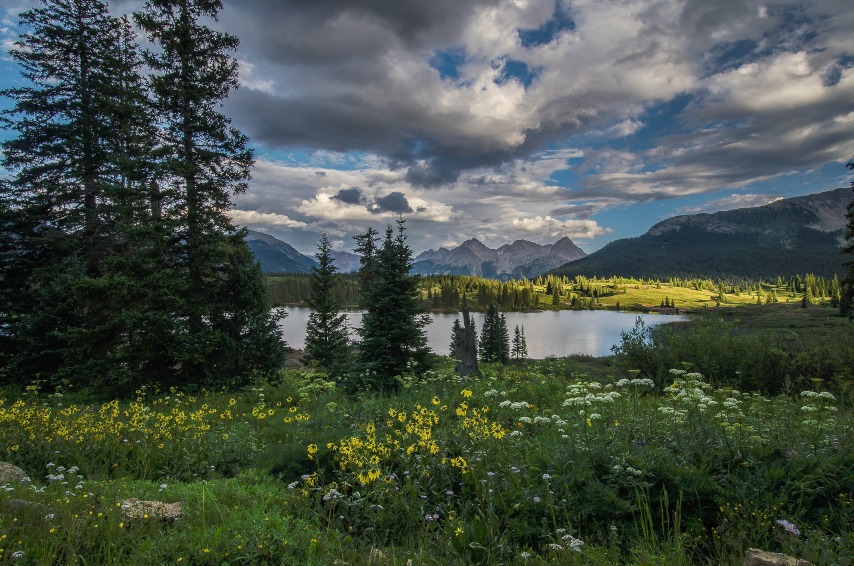
#> input picture Lab2/image.jpg, 2560 x 1696 px (shown at 1/3 size)
$ python geometric_transformations.py
#> lines starting #> are read from the running program, lines starting #| are printed output that depends on the picture
# Считываем изображение
import math

import cv2
import numpy as np


def shift_image(image, x=50, y=100):
    """Сдвигает изображение"""
    # Получаем размеры изображения
    rows, cols = image.shape[0:2]
    # Составляем матрицу
    T = np.float32([
        [1, 0, x],
        [0, 1, y]
    ])
    # Применяем матрицу
    image_shifted = cv2.warpAffine(image, T, (cols, rows))
    return image_shifted


def reflect_image_ox(image):
    """Отражает изображение по оси OX"""
    # Получаем размеры изображения
    rows, cols = image.shape[0:2]
    # Составляем матрицу
    T = np.float32([
        [1, 0, 0],
        [0, -1, rows - 1]
    ])
    # Применяем матрицу
    image_reflected_ox = cv2.warpAffine(image, T, (cols, rows))
    # или image_reflected_ox = cv2.flip(image, 0)
    return image_reflected_ox


def uniform_image_scale(image, scale_x=2, scale_y=2):
    """Масштабирует изображение"""
    # Получаем размеры изображения
    rows, cols = image.shape[0:2]
    # Составляем матрицу
    T = np.float32([
        [scale_x, 0, 0],
        [0, scale_y, 0]
    ])
    # Применяем матрицу
    image_scaled = cv2.warpAffine(image, T, (int(cols * scale_x), int(rows * scale_y)))
    # или image_scaled = cv2.resize(image, None, fx=scale_x, fy=scale_y, interpolation=cv2.INTER_CUBIC)
    return image_scaled


def rotate_image_upper_left_corner(image, angle_degrees=17):
    """Поворачивает изображение относительно верхнего левого угла"""
    # Получаем размеры изображения
    rows, cols = image.shape[0:2]
    phi = angle_degrees * math.pi / 180
    # Составляем матрицу
    T = np.float32([
        [math.cos(phi), -math.sin(phi), 0],
        [math.sin(phi), math.cos(phi), 0]
    ])
    # Применяем матрицу
    image_rotated_upper_left_corner = cv2.warpAffine(image, T, (cols, rows))
    return image_rotated_upper_left_corner


def rotate_image(image, angle_degrees=17, point=None):
    """Поворачивает изображение"""
    # Получаем размеры изображения
    rows, cols = image.shape[0:2]
    if point is None:
        point = ((cols - 1) / 2, (rows - 1) / 2)
    phi = angle_degrees * math.pi / 180
    point_x, point_y = point
    # Составляем матрицу
    T1 = np.float32(
        [[1, 0, -point_x],
         [0, 1, -point_y],
         [0, 0, 1]])
    T2 = np.float32(
        [[math.cos(phi), - math.sin(phi), 0],
         [math.sin(phi), math.cos(phi), 0],
         [0, 0, 1]])
    T3 = np.float32(
        [[1, 0, point_x],
         [0, 1, point_y],
         [0, 0, 1]])
    T = np.matmul(T3, np.matmul(T2, T1))[0:2, :]
    # или T = cv2.getRotationMatrix2D(([point_x, point_y], phi, 1))
    # Применяем матрицу
    image_rotated = cv2.warpAffine(image, T, (cols, rows))
    return image_rotated


def bevel_image(image, s=0.3):
    """Скашивает изображение"""
    # Получаем размеры изображения
    rows, cols = image.shape[0:2]
    # Составляем матрицу
    T = np.float32([
        [1, s, 0],
        [0, 1, 0]
    ])
    # Применяем матрицу
    image_beveled = cv2.warpAffine(image, T, (cols, rows))
    return image_beveled


def piece_wise_linear_stretch(image, stretch=2):
    """Растягивает правую половину изображения по оси OX"""
    # Получаем размеры изображения
    rows, cols = image.shape[0:2]
    # Составляем матрицу
    T = np.float32([[stretch, 0, 0], [0, 1, 0]])
    image_stretched_piece_wise = image.copy()
    # Применяем матрицу
    image_stretched_piece_wise[:, int(cols / 2):, :] = cv2.warpAffine(
        image_stretched_piece_wise[:, int(cols / 2):, :], T, (cols - int(cols / 2), rows)
    )
    return image_stretched_piece_wise


def projective_transform_image(image, a=1.1, b=0.35, c=0, d=0.2, e=1.1, f=0, g=0.00075, h=0.0005, i=1):
    """Проекционное преобразование"""
    # Получаем размеры изображения
    rows, cols = image.shape[0:2]
    # Составляем матрицу
    T = np.float32([
        [a, b, c],
        [d, e, f],
        [g, h, i]
    ])
    # Применяем матрицу
    image_transformed = cv2.warpPerspective(image, T, (cols, rows))
    return image_transformed


def polynomial_transform_image(image):
    """Полиномиальное преобразование"""
    rows, cols = image.shape[0:2]
    # Составляем матрицу
    T = np.array([
        [0, 0],
        [1, 0],
        [0, 1],
        [0.00001, 0],
        [0.002, 0],
        [0.001, 0]
    ])
    image_polynomial = np.zeros(image.shape, image.dtype)
    x, y = np.meshgrid(np.arange(cols), np.arange(rows))

    # Вычисляем новые координаты X и Y
    x_new = np.round(T[0, 0] + x * T[1, 0] + y * T[2, 0] + x * x * T[3, 0] + x * y * T[4, 0] + y * y * T[5, 0]).astype(
        np.float32)
    y_new = np.round(T[0, 1] + x * T[1, 1] + y * T[2, 1] + x * x * T[3, 1] + x * y * T[4, 1] + y * y * T[5, 1]).astype(
        np.float32)
    mask = np.logical_and(np.logical_and(x_new >= 0, x_new < cols), np.logical_and(y_new >= 0, y_new < rows))

    # Применяем маску
    if image.ndim == 2:
        image_polynomial[y_new[mask].astype(int), x_new[mask].astype(int)] = image[y[mask], x[mask]]
    else:
        image_polynomial[y_new[mask].astype(int), x_new[mask].astype(int), :] = image[y[mask], x[mask], :]

    return image_polynomial


def sinusoid_transform_image(image):
    """Синусоидальное преобразование"""
    rows, cols = image.shape[0:2]
    u, v = np.meshgrid(np.arange(cols), np.arange(rows))
    u = u + 20 * np.sin(2 * math.pi * v / 90)
    image_transformed = cv2.remap(image, u.astype(np.float32), v.astype(np.float32), cv2.INTER_LINEAR)
    return image_transformed


transformations = {
    'shift': shift_image,
    'reflect': reflect_image_ox,
    'uniform_scale': uniform_image_scale,
    'rotate_left_upper_corner': rotate_image_upper_left_corner,
    'rotate': rotate_image,
    'bevel': bevel_image,
    'piece_wise_linear_stretch': piece_wise_linear_stretch,
    'projective_transform': projective_transform_image,
    'polynomial_transform': polynomial_transform_image,
    'sinusoid_transform': sinusoid_transform_image
}

image = cv2.imread('image.jpg')
#> image is the input picture: shape (1696, 2560, 3); mean B, G, R 72.7, 82, 71.6
for name, transformation in transformations.items():
    image_result = transformation(image)
    cv2.imwrite(name + ".jpg", image_result)
#> this loop made 10 passes
#> pass 1, in shift_image, `image_shifted = cv2.warpAffine(image, T, (cols, rows))`:
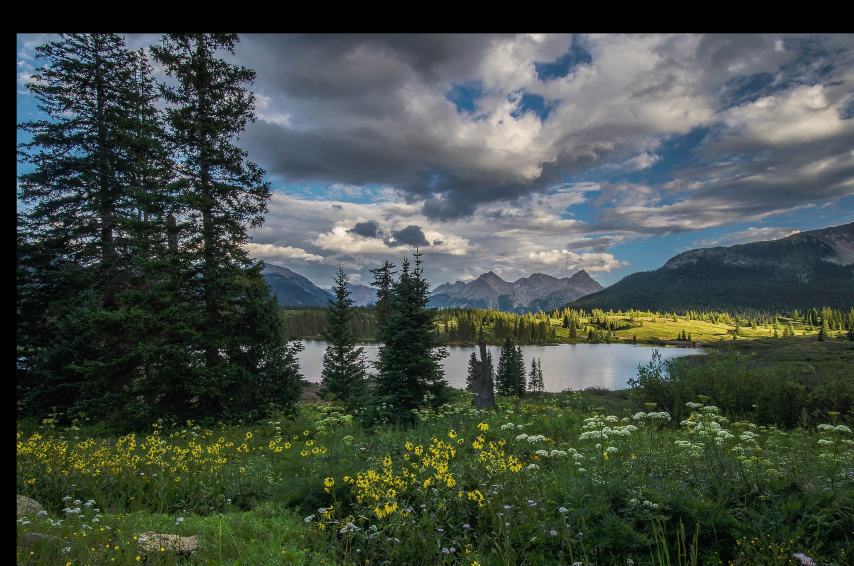
#> image_shifted: shape (1696, 2560, 3) (shown at 1/3 size); mean B, G, R 69.8, 77.2, 67.7
#> pass 2, in reflect_image_ox, `image_reflected_ox = cv2.warpAffine(image, T, (cols, rows))`:
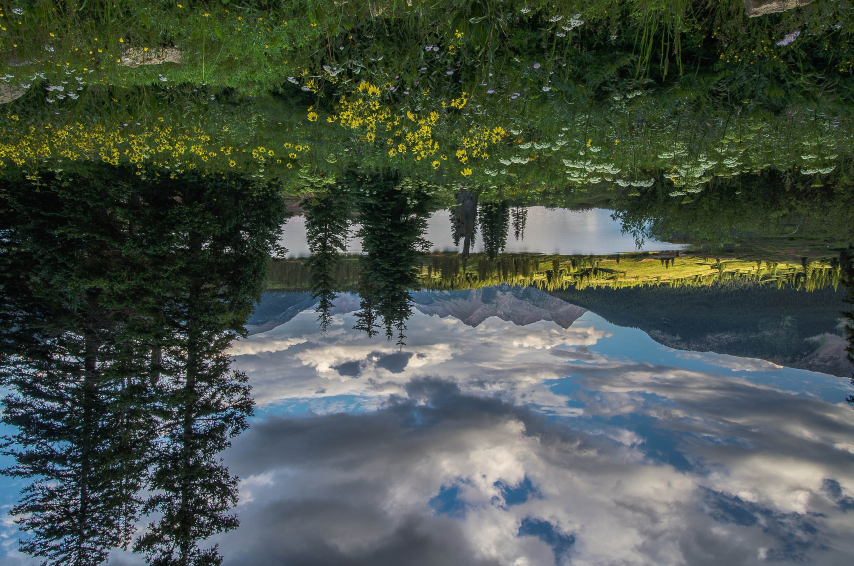
#> image_reflected_ox: shape (1696, 2560, 3) (shown at 1/3 size); mean B, G, R 72.7, 82, 71.6

$ run again, with Lab2/bevel.jpg copied over Lab2/image.jpg
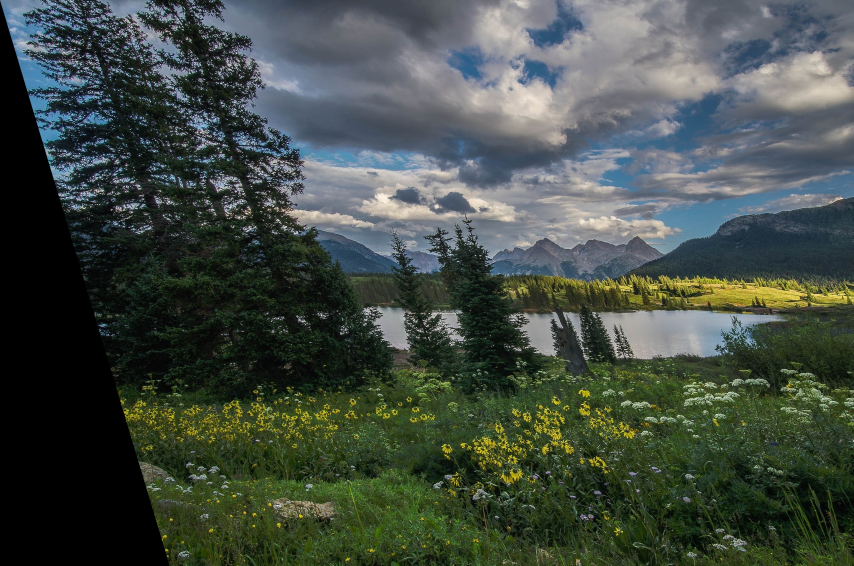
#> input picture Lab2/bevel.jpg, 2560 x 1696 px (shown at 1/3 size)
#> image is the input picture: shape (1696, 2560, 3); mean B, G, R 68.4, 76.1, 66.8
#> the loop `for name, transformation in transformations.items():` made 10 passes
#> pass 1, in shift_image, `image_shifted = cv2.warpAffine(image, T, (cols, rows))`:
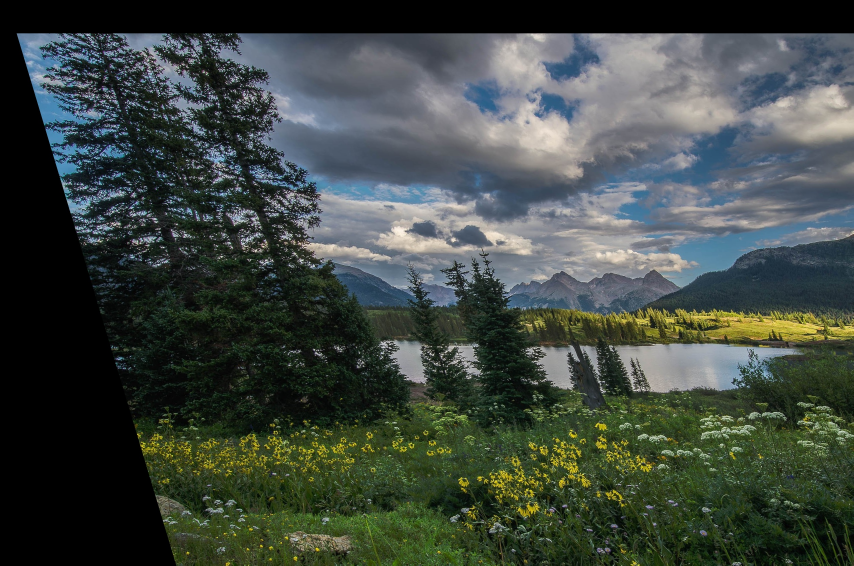
#> image_shifted: shape (1696, 2560, 3) (shown at 1/3 size); mean B, G, R 65.7, 71.8, 63.3
#> pass 2, in reflect_image_ox, `image_reflected_ox = cv2.warpAffine(image, T, (cols, rows))`:
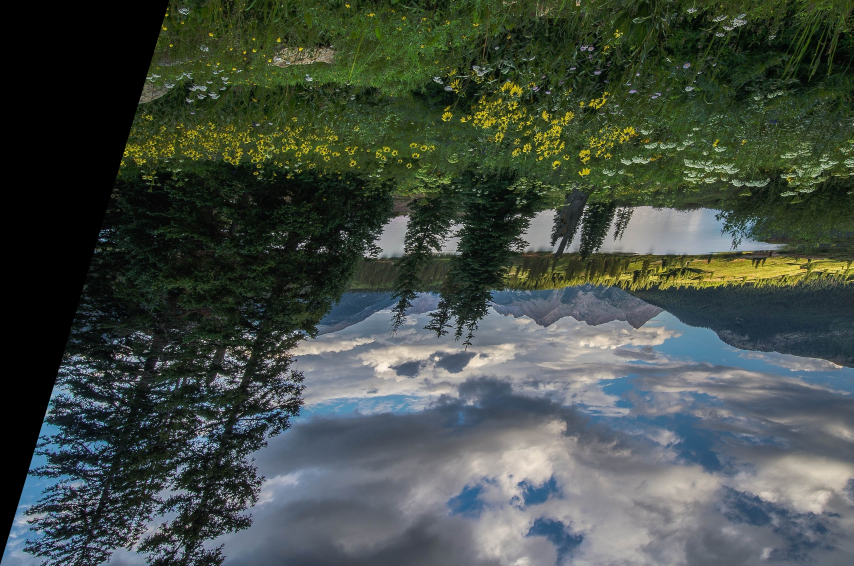
#> image_reflected_ox: shape (1696, 2560, 3) (shown at 1/3 size); mean B, G, R 68.4, 76.1, 66.8

$ run again, with Lab2/nature_1.jpg copied over Lab2/image.jpg
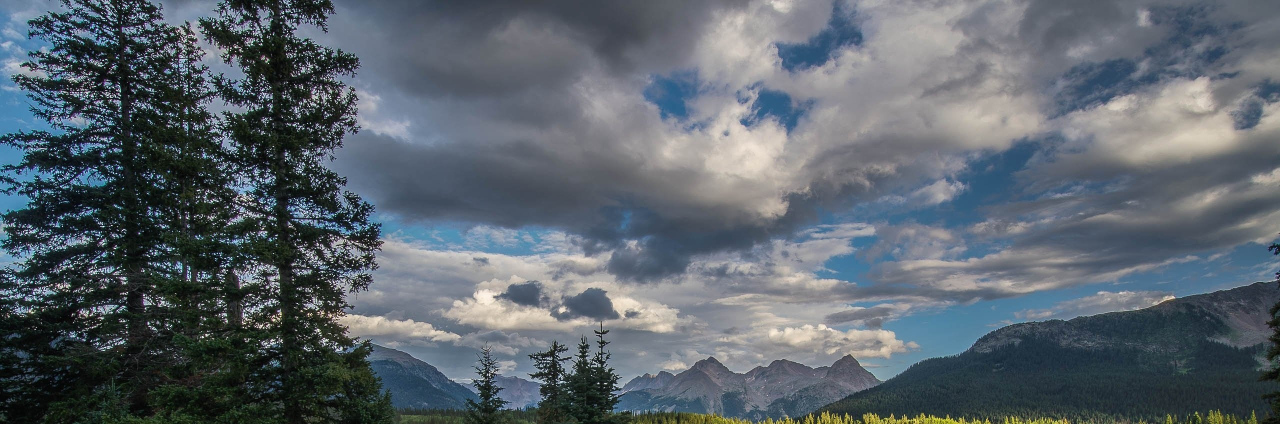
#> input picture Lab2/nature_1.jpg, 2560 x 848 px (shown at 1/2 size)
#> image is the input picture: shape (848, 2560, 3); mean B, G, R 108.3, 100.3, 91
#> the loop `for name, transformation in transformations.items():` made 10 passes
#> pass 1, in shift_image, `image_shifted = cv2.warpAffine(image, T, (cols, rows))`:
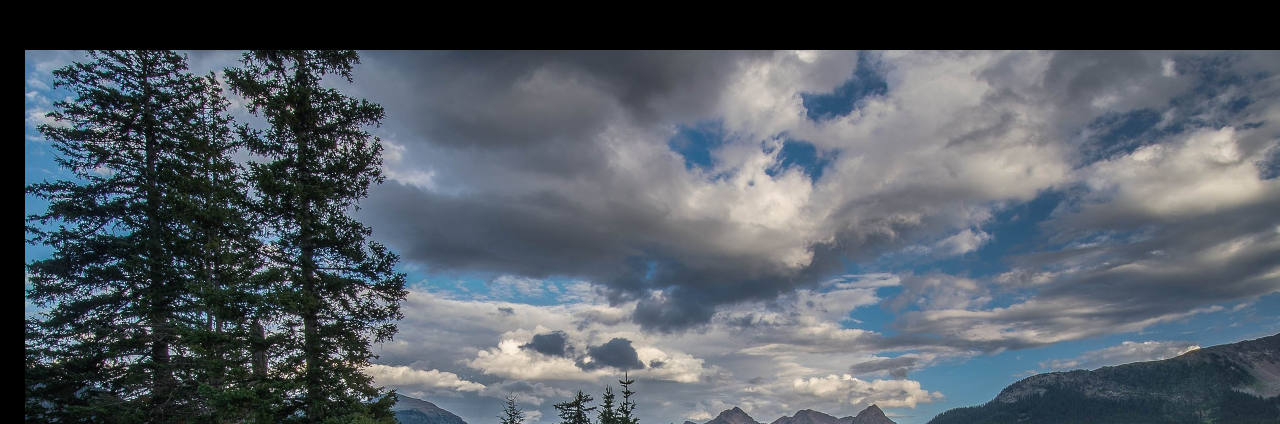
#> image_shifted: shape (848, 2560, 3) (shown at 1/2 size); mean B, G, R 99.5, 91.5, 83.6
#> pass 2, in reflect_image_ox, `image_reflected_ox = cv2.warpAffine(image, T, (cols, rows))`:
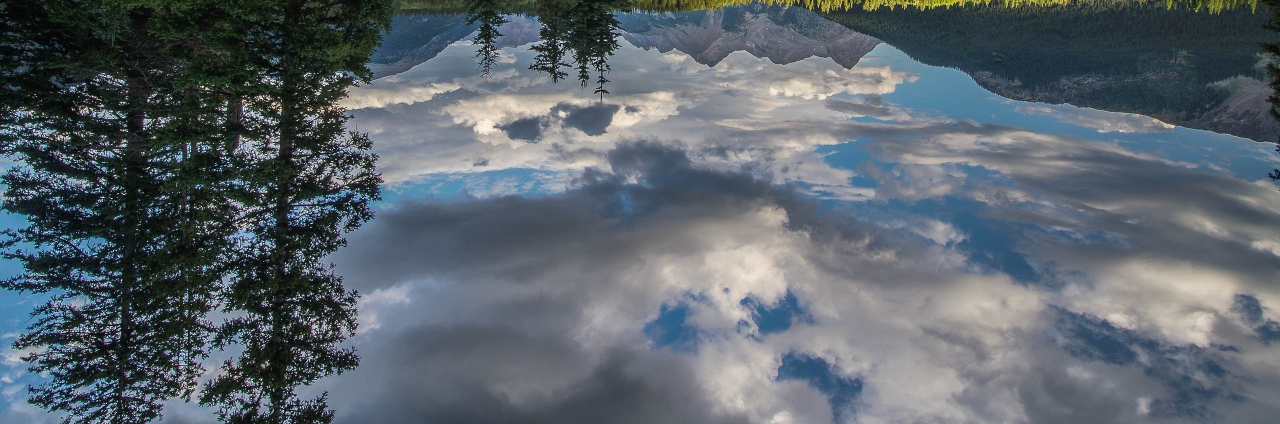
#> image_reflected_ox: shape (848, 2560, 3) (shown at 1/2 size); mean B, G, R 108.3, 100.3, 91

$ run again, with Lab2/nature_2.jpg copied over Lab2/image.jpg
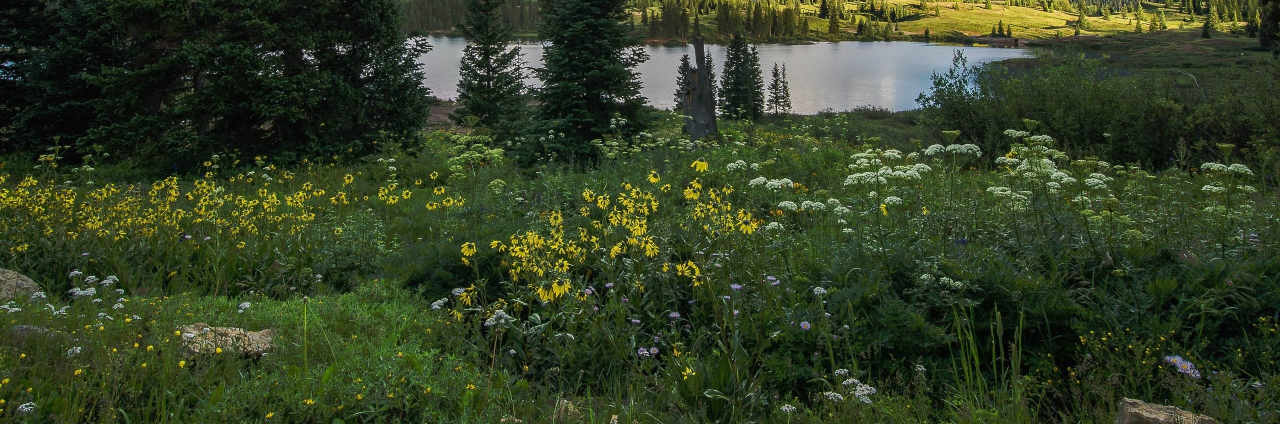
#> input picture Lab2/nature_2.jpg, 2560 x 848 px (shown at 1/2 size)
#> image is the input picture: shape (848, 2560, 3); mean B, G, R 37.3, 63.8, 52.1
#> the loop `for name, transformation in transformations.items():` made 10 passes
#> pass 1, in shift_image, `image_shifted = cv2.warpAffine(image, T, (cols, rows))`:
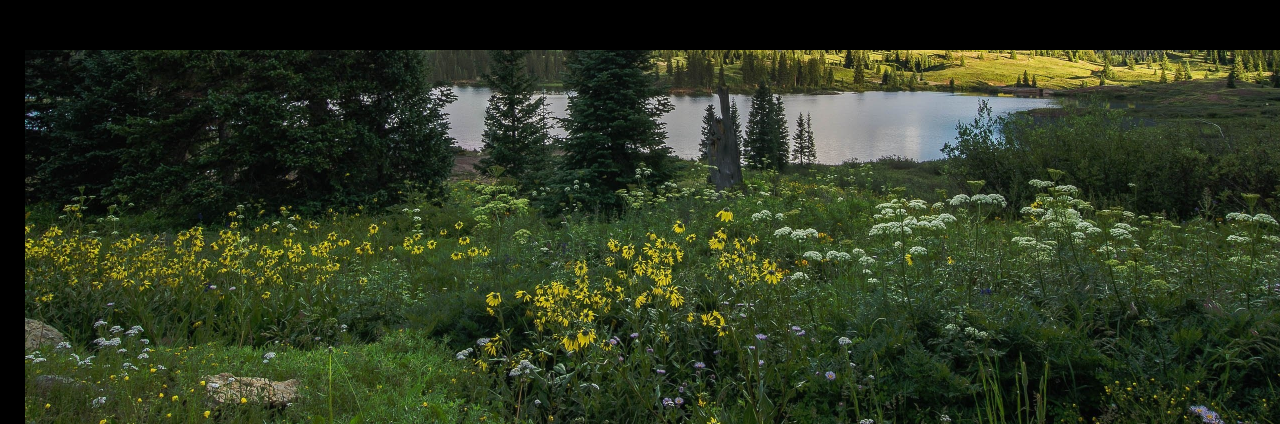
#> image_shifted: shape (848, 2560, 3) (shown at 1/2 size); mean B, G, R 33.5, 56, 46.1
#> pass 2, in reflect_image_ox, `image_reflected_ox = cv2.warpAffine(image, T, (cols, rows))`:
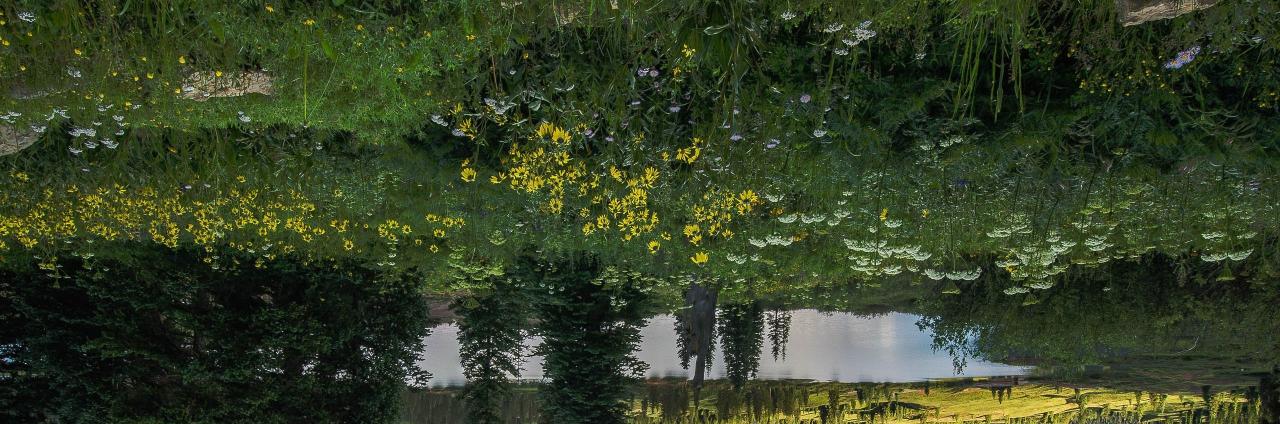
#> image_reflected_ox: shape (848, 2560, 3) (shown at 1/2 size); mean B, G, R 37.3, 63.8, 52.1
